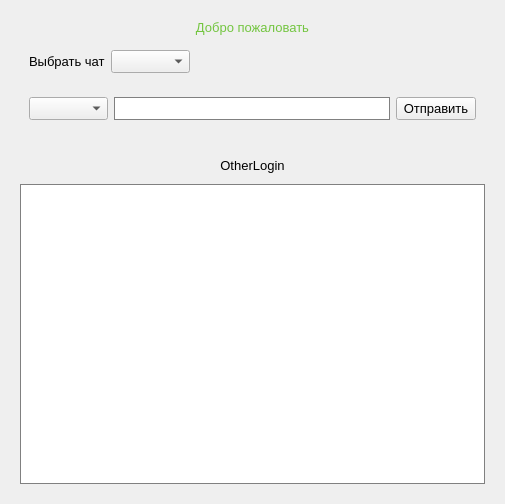
<?xml version="1.0" encoding="UTF-8"?>
<ui version="4.0">
 <class>MainWidget</class>
 <widget class="QWidget" name="MainWidget">
  <property name="geometry">
   <rect>
    <x>0</x>
    <y>0</y>
    <width>505</width>
    <height>504</height>
   </rect>
  </property>
  <property name="font">
   <font>
    <pointsize>10</pointsize>
   </font>
  </property>
  <property name="windowTitle">
   <string>Chat</string>
  </property>
  <property name="windowIcon">
   <iconset resource="icons.qrc">
    <normaloff>:/img/chat.svg</normaloff>:/img/chat.svg</iconset>
  </property>
  <property name="styleSheet">
   <string notr="true"/>
  </property>
  <layout class="QVBoxLayout" name="verticalLayout_2">
   <item>
    <widget class="QWidget" name="widget1" native="true">
     <property name="sizePolicy">
      <sizepolicy hsizetype="Preferred" vsizetype="Preferred">
       <horstretch>0</horstretch>
       <verstretch>1</verstretch>
      </sizepolicy>
     </property>
     <layout class="QVBoxLayout" name="verticalLayout">
      <item>
       <widget class="QLabel" name="labelSelfLogin">
        <property name="sizePolicy">
         <sizepolicy hsizetype="Preferred" vsizetype="Preferred">
          <horstretch>0</horstretch>
          <verstretch>1</verstretch>
         </sizepolicy>
        </property>
        <property name="styleSheet">
         <string notr="true">font: 700 14pt &quot;Gadugi&quot;;
/*color: rgb(119, 218, 127);*/
color: rgb(115, 197, 64);</string>
        </property>
        <property name="text">
         <string>Добро пожаловать</string>
        </property>
        <property name="alignment">
         <set>Qt::AlignCenter</set>
        </property>
       </widget>
      </item>
      <item>
       <widget class="QWidget" name="widget4" native="true">
        <property name="sizePolicy">
         <sizepolicy hsizetype="Preferred" vsizetype="Preferred">
          <horstretch>0</horstretch>
          <verstretch>0</verstretch>
         </sizepolicy>
        </property>
        <layout class="QHBoxLayout" name="horizontalLayout_2">
         <item>
          <widget class="QLabel" name="label">
           <property name="sizePolicy">
            <sizepolicy hsizetype="Preferred" vsizetype="Preferred">
             <horstretch>1</horstretch>
             <verstretch>0</verstretch>
            </sizepolicy>
           </property>
           <property name="maximumSize">
            <size>
             <width>100</width>
             <height>16777215</height>
            </size>
           </property>
           <property name="text">
            <string>Выбрать чат</string>
           </property>
          </widget>
         </item>
         <item>
          <widget class="QComboBox" name="comboBox">
           <property name="sizePolicy">
            <sizepolicy hsizetype="Preferred" vsizetype="Fixed">
             <horstretch>1</horstretch>
             <verstretch>0</verstretch>
            </sizepolicy>
           </property>
          </widget>
         </item>
         <item>
          <widget class="QWidget" name="widget" native="true">
           <property name="sizePolicy">
            <sizepolicy hsizetype="Preferred" vsizetype="Preferred">
             <horstretch>4</horstretch>
             <verstretch>0</verstretch>
            </sizepolicy>
           </property>
          </widget>
         </item>
        </layout>
       </widget>
      </item>
      <item>
       <widget class="QWidget" name="widget3" native="true">
        <property name="sizePolicy">
         <sizepolicy hsizetype="Preferred" vsizetype="Preferred">
          <horstretch>0</horstretch>
          <verstretch>1</verstretch>
         </sizepolicy>
        </property>
        <layout class="QHBoxLayout" name="horizontalLayout">
         <item>
          <widget class="QComboBox" name="comboUsers">
           <property name="sizePolicy">
            <sizepolicy hsizetype="Preferred" vsizetype="Fixed">
             <horstretch>1</horstretch>
             <verstretch>0</verstretch>
            </sizepolicy>
           </property>
          </widget>
         </item>
         <item>
          <widget class="QLineEdit" name="lineEditMessage">
           <property name="sizePolicy">
            <sizepolicy hsizetype="Expanding" vsizetype="Expanding">
             <horstretch>5</horstretch>
             <verstretch>0</verstretch>
            </sizepolicy>
           </property>
           <property name="styleSheet">
            <string notr="true">border:1px solid gray;</string>
           </property>
          </widget>
         </item>
         <item>
          <widget class="QPushButton" name="buttonSend">
           <property name="sizePolicy">
            <sizepolicy hsizetype="Minimum" vsizetype="Expanding">
             <horstretch>1</horstretch>
             <verstretch>0</verstretch>
            </sizepolicy>
           </property>
           <property name="text">
            <string>Отправить</string>
           </property>
           <property name="autoDefault">
            <bool>true</bool>
           </property>
           <property name="default">
            <bool>false</bool>
           </property>
          </widget>
         </item>
        </layout>
       </widget>
      </item>
     </layout>
    </widget>
   </item>
   <item>
    <widget class="QWidget" name="widget2" native="true">
     <property name="sizePolicy">
      <sizepolicy hsizetype="Preferred" vsizetype="Preferred">
       <horstretch>0</horstretch>
       <verstretch>7</verstretch>
      </sizepolicy>
     </property>
     <layout class="QVBoxLayout" name="verticalLayout_3">
      <item>
       <widget class="QLabel" name="labelOtherLogin">
        <property name="sizePolicy">
         <sizepolicy hsizetype="Preferred" vsizetype="Preferred">
          <horstretch>0</horstretch>
          <verstretch>1</verstretch>
         </sizepolicy>
        </property>
        <property name="text">
         <string>OtherLogin</string>
        </property>
        <property name="alignment">
         <set>Qt::AlignCenter</set>
        </property>
       </widget>
      </item>
      <item>
       <widget class="QTextBrowser" name="textMessages">
        <property name="sizePolicy">
         <sizepolicy hsizetype="Expanding" vsizetype="Expanding">
          <horstretch>0</horstretch>
          <verstretch>12</verstretch>
         </sizepolicy>
        </property>
        <property name="styleSheet">
         <string notr="true">border:1px solid gray;</string>
        </property>
       </widget>
      </item>
     </layout>
    </widget>
   </item>
  </layout>
 </widget>
 <resources>
  <include location="icons.qrc"/>
 </resources>
 <connections/>
</ui>
